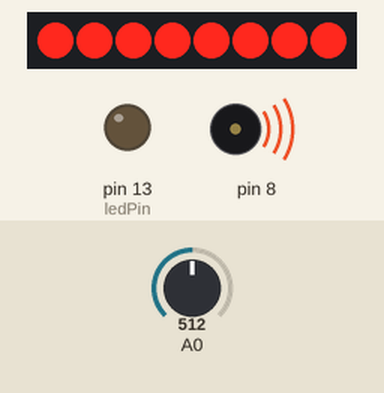
The sketch below on a simulated Arduino Uno, built with avr-gcc and run on an emulated ATmega328P. On the bench: 8 shift-register outputs drawn as a row of LEDs (first output left, lit = HIGH), output pins drawn as LEDs (lit = HIGH), buzzer (waves = sounding). Wiring (inferred from the names in the program): shift register (74HC595): data pin 12; shift clock pin 9; latch pin 11. Wiring (inferred from the signals the program sends): row of LEDs: on Q0, Q1, Q2, Q3, Q4, Q5, Q6, Q7. The inputs (shaded band) are chosen by the test bench; at power-on: A0 = 512. Pins used as bus, display or sensor lines are not drawn.

Above: at 6.2 s.
6.3 s: A0 set to 494
At 7.5 s:
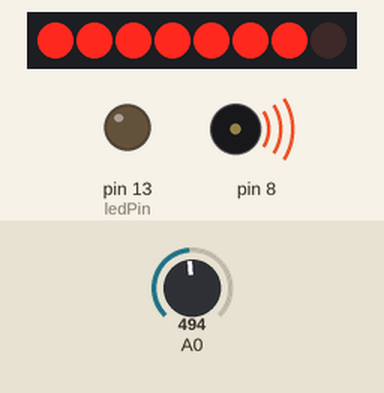
7.8 s: A0 set to 716
At 8.8 s:
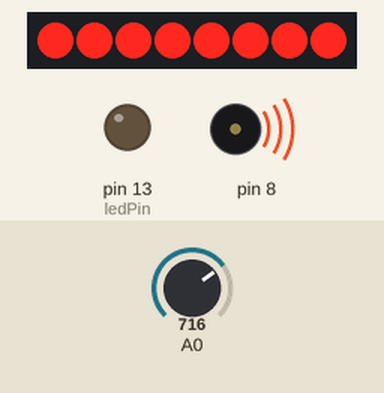
9.3 s: A0 set to 511
At 9.9 s:
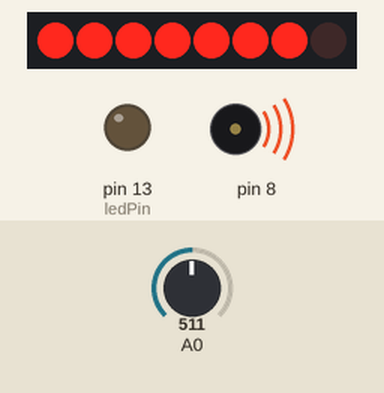
Timing chart, 0 to 12.3 s (numbered marks = the images above; inputs shaded):
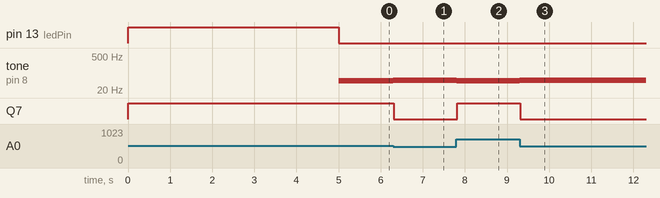

The sketch:

theremin_buzzer.ino
```cpp
// variable to hold sensor value
int sensorValue;
// variable to calibrate low value
int sensorLow = 1023;
// variable to calibrate high value
int sensorHigh = 0;
// LED pin
const int ledPin = 13;

int lightPin = 0;
int latchPin = 11;
int clockPin = 9;
int dataPin = 12;
int leds = 0;

void setup() {
  // Make the LED pin an output and turn it on
  pinMode(ledPin, OUTPUT);
  digitalWrite(ledPin, HIGH);

  // calibrate for the first five seconds after program runs
  while (millis() < 5000) {
    // record the maximum sensor value
    sensorValue = analogRead(A0);
    if (sensorValue > sensorHigh) {
      sensorHigh = sensorValue;
    }
    // record the minimum sensor value
    if (sensorValue < sensorLow) {
      sensorLow = sensorValue;
    }
  }
  // turn the LED off, signaling the end of the calibration period
  digitalWrite(ledPin, LOW);

  pinMode(latchPin, OUTPUT);
  pinMode(dataPin, OUTPUT);
  pinMode(clockPin, OUTPUT);
}

void loop() {
  //read the input from A0 and store it in a variable
  sensorValue = analogRead(A0);

  // map the sensor values to a wide range of pitches
  int pitch = map(sensorValue, sensorLow, sensorHigh, 50, 4000);

  // play the tone for 20 ms on pin 8
  tone(8, pitch, 20);

  // wait for a moment
  delay(10);


  int numLEDSLit = map(sensorValue, sensorLow, sensorHigh, 0, 8);

  leds = 0;   // no LEDs lit to start
  for (int i = 0; i < numLEDSLit; i++)
  {
    leds = leds + (1 << i);  // sets the i'th bit
  }
  updateShiftRegister();
}

void updateShiftRegister()
{
   digitalWrite(latchPin, LOW);
   shiftOut(dataPin, clockPin, LSBFIRST, leds);
   digitalWrite(latchPin, HIGH);
}
```

Measured:
- the behaviour switches between 512 and 511 on A0 (found by bisection; images 0 and 1)
- after the input at 6.3 s, tone on pin 8: 49 Hz → 51 Hz at once; Q7: HIGH → LOW at once
- after the input at 7.8 s, tone on pin 8: 51 Hz → 49 Hz at once; Q7: LOW → HIGH at once
- after the input at 9.3 s, tone on pin 8: 49 Hz → 51 Hz at once; Q7: HIGH → LOW at once
